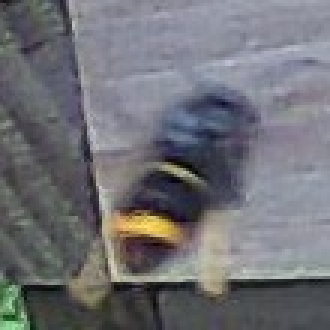
#> input picture positive_images_110x110/2017-04-28-143601.jpg, 110 x 110 px (shown 3 times larger)
$ python cropImages.py --image ../positive_images_110x110/2017-04-28-143601.jpg --xpos 5 --ypos 5
#> lines starting #> are read from the running program, lines starting #| are printed output that depends on the picture
#!/usr/bin/env python
# import the necessary packages
import argparse
import numpy as np
import cv2
# Import system lib (filename as parameter)
import sys, os
# file/directory path manipulation
from os.path import basename, dirname

destination="/home/jody/opencv-haar-classifier-training/positive_images/"
destination="/home/jody/opencv-haar-classifier-training/negative_images/"

# construct the argument parse and parse the arguments
parser = argparse.ArgumentParser()
parser.add_argument("-i", "--image", required=True,
	help="path to the input image")
parser.add_argument("-x", "--xpos", required=True,type=int,
        help="path to the input image")
parser.add_argument("-y", "--ypos", required=True,type=int,
        help="path to the input image")
parser.add_argument('--width', nargs='?', const=110, type=int, default=110,
	help="Width zone")
parser.add_argument('--height', nargs='?', const=110, type=int, default=110,
        help="height zone")

args = vars(parser.parse_args())

print(args);

print(args["width"], args["height"])
def newImageName(args, destination_dir=destination):
	image = args["image"]
	base = os.path.basename(image)
	print(os.path.splitext(base))
	filename  = os.path.splitext(base)[0]
	zone = '_' + str(args["xpos"]) + 'x' + str(args["ypos"])
	extension = os.path.splitext(base)[1]
	#newImageName = destination_dir + '/' + base
	newImageName = destination_dir + '/' + filename + zone + extension
	print("newImageName", newImageName)
	return newImageName

destImgName = newImageName(args)

image = cv2.imread(args["image"])
#> image is the input picture: shape (110, 110, 3); mean B, G, R 117.8, 112.5, 112
y=args["ypos"]
x=args["xpos"]
h=args["height"]
w=args["width"]
crop = image[y:y+h, x:x+w]
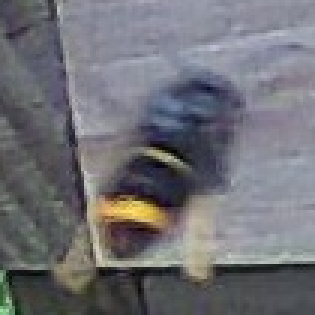
#> crop: shape (105, 105, 3) (shown 3 times larger); mean B, G, R 117.6, 112.1, 112

cv2.imwrite(destImgName, crop)
cv2.imshow('Image', crop)

cv2.waitKey(0)

$ run again, on positive_images_110x110/2017-04-30-141001.jpg
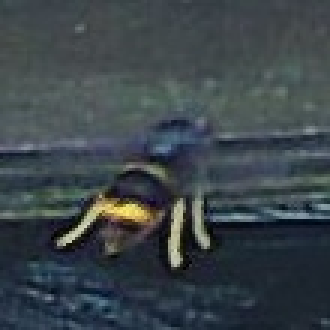
#> input picture positive_images_110x110/2017-04-30-141001.jpg, 110 x 110 px (shown 3 times larger)
#> image is the input picture: shape (110, 110, 3); mean B, G, R 74.2, 69.1, 59.8
#> `crop = image[y:y+h, x:x+w]`:
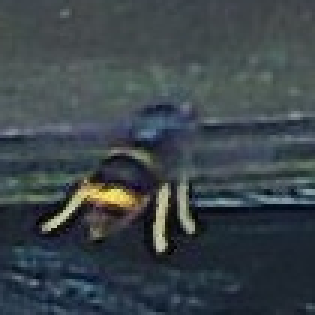
#> crop: shape (105, 105, 3) (shown 3 times larger); mean B, G, R 74.2, 69.2, 59.8

$ run again, on positive_images_110x110/2017-05-02-165601.jpg
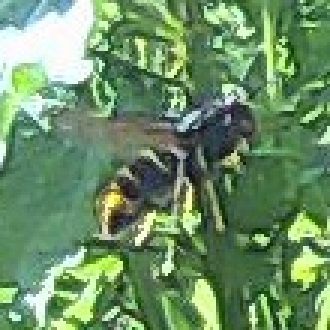
#> input picture positive_images_110x110/2017-05-02-165601.jpg, 110 x 110 px (shown 3 times larger)
#> image is the input picture: shape (110, 110, 3); mean B, G, R 102.8, 143.5, 108.1
#> `crop = image[y:y+h, x:x+w]`:
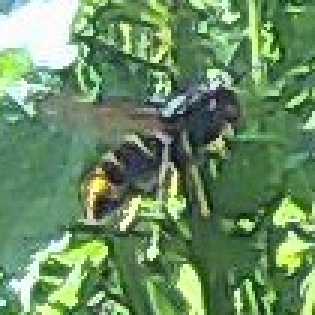
#> crop: shape (105, 105, 3) (shown 3 times larger); mean B, G, R 100.1, 141, 106.4

$ run again, on positive_images_110x110/2017-05-02-190901.jpg
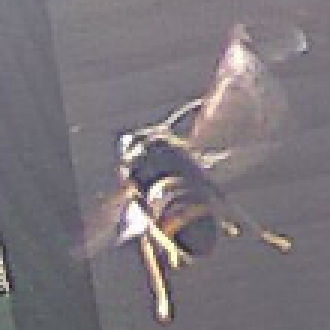
#> input picture positive_images_110x110/2017-05-02-190901.jpg, 110 x 110 px (shown 3 times larger)
#> image is the input picture: shape (110, 110, 3); mean B, G, R 123.4, 118.1, 124.1
#> `crop = image[y:y+h, x:x+w]`:
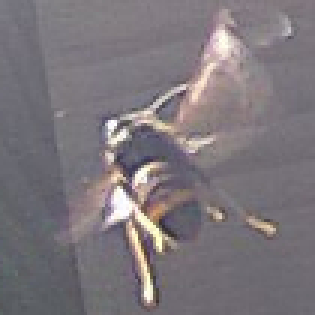
#> crop: shape (105, 105, 3) (shown 3 times larger); mean B, G, R 123.5, 118.3, 124.6
